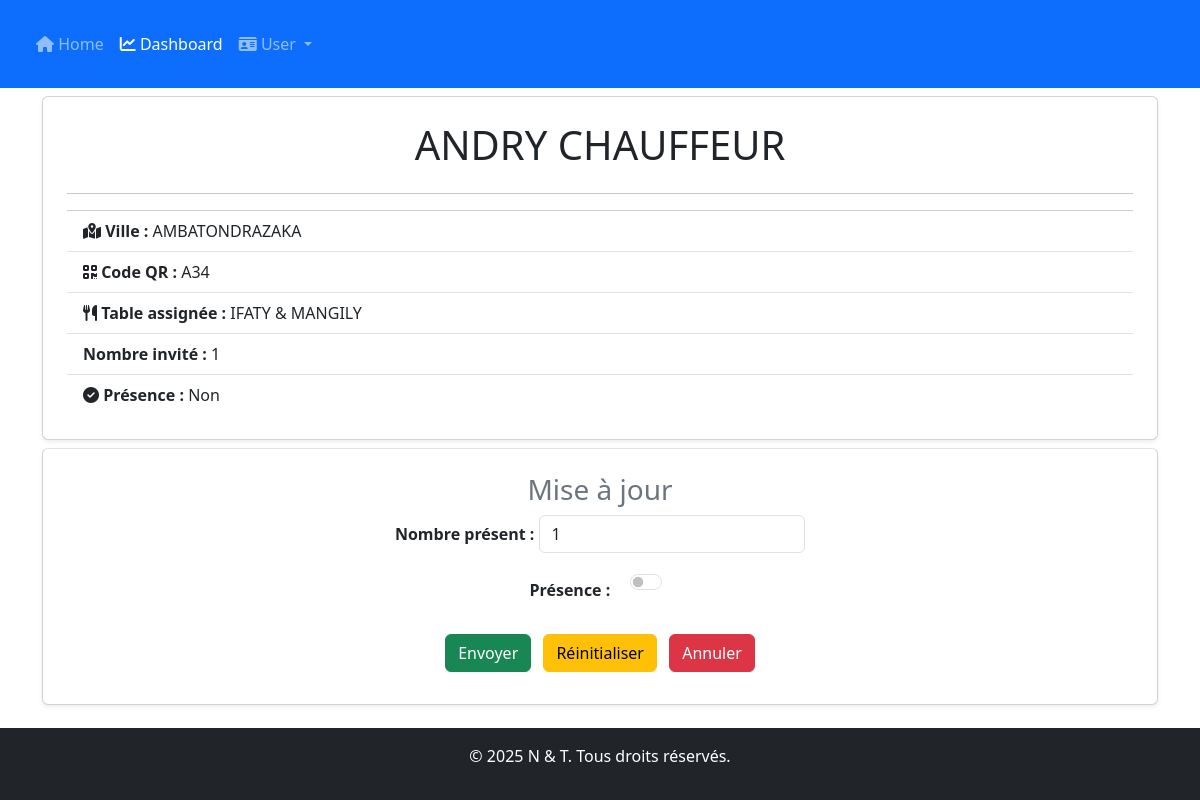
The app's page /cheking/detail/1/ with its own data.
### cheking/models.py (models this page shows, shortened)
class Invite(models.Model):
    nom = models.CharField(max_length=100)
    ville = models.ForeignKey(Ville, on_delete=models.CASCADE, null=True, blank=True)
    quartier = models.ForeignKey(Quartier, on_delete=models.CASCADE, null=True, blank=True)
    invitation = models.ForeignKey(QrCode, on_delete=models.CASCADE, related_name='invites')
    nombre = models.IntegerField(default=1)
    est_present = models.BooleanField(default=False)
    attente_de_validation = models.BooleanField(default=False)
    lien_amitie = models.ForeignKey(LienAmitie, on_delete=models.CASCADE, null=True, blank=True)

class Ville(models.Model):
    nom = models.CharField(max_length=100, unique=True)
    def __str__(self):
        return self.nom

class QrCode(models.Model):
    code = models.CharField(max_length=100, unique=True)
    table = models.ForeignKey(Tables, on_delete=models.CASCADE, null=True, blank=True)
    def __str__(self):
        return self.code

class Tables(models.Model):
    nom = models.CharField(max_length=100)
    def __str__(self):
        return f"Table {self.nom}"

### cheking/views.py (the view)
# urls.py: path('detail/<str:code>/', views.detail, name="detail"),
def detail(request, code):
    invite = get_object_or_404(Invite, pk=code)
    return render(request, 'cheking/detail.html', context={"invite":invite})

### cheking/templates/cheking/detail.html (shortened to what this page needs)
{% extends 'base.html' %}
{% load static %}
{% block content %}
    <div class="container mt-2">
        <div class="card p-4 shadow-sm">
            {% if invite %}
            <h1 class="card-title text-center">{{ invite.nom }} {{ invite.prenom }}</h1>
            <hr>
            <ul class="list-group list-group-flush">
                <li class="list-group-item"><strong><i class="fas fa-map-marked-alt"></i> Ville :</strong> {{ invite.ville }}</li>
                <li class="list-group-item"><strong><i class="fas fa-qrcode"></i> Code QR :</strong> {{ invite.invitation }}</li>
                <li class="list-group-item"><strong><i class="fas fa-utensils"></i> Table assignée :</strong> {{ invite.invitation.table|cut:"Table "}}</li>
                <li class="list-group-item"><strong>Nombre invité :</strong> {{ invite.nombre }}</li>
                <li class="list-group-item"><strong><i class="fas fa-check-circle"></i> Présence :</strong> {% if invite.est_present %}Oui{% else %}Non{% endif %}</li>
            </ul>
        </div>
            <div class="mt-2 pt-4 border-top mb-5 card p-4 shadow-sm">
                <h3 class="text-center text-secondary">Mise à jour</h3>
                <form action="{% url 'cheking:update_invite' code=invite.invitation.code nom=invite.nom %}" method="post">
                    <div class="mb-3 text-center">
                        <label for="nombre_present" class="form-label fw-bold">Nombre présent :</label>
                        <input type="number" name="nombre" value="{{ invite.nombre }}" class="form-control d-inline-block w-25" min="1">
                    </div>
                    <div class="mb-3 text-center">
                        <label for="est_present" class="form-label fw-bold">Présence :</label>
                        <div class="form-check form-switch d-inline-block ms-3">
                            <input class="form-check-input" type="checkbox" role="switch" name="est_present" {% if invite.est_present %}checked{% endif %}>
                        </div>
                    </div>
                    <div class="text-center mt-4 mb-2">
                        <button type="submit" class="btn btn-success me-2">Envoyer</button>
                        <button type="reset" class="btn btn-warning me-2">Réinitialiser</button>
                        <a href="{% url 'cheking:dashboard' %}" class="btn btn-danger">Annuler</a>
                    </div>
                </form>
            </div>
            {% else %}
            <div class="alert alert-warning text-center" role="alert">
                Aucun invité trouvé.
            </div>
            {% endif %}
    </div>
{% endblock %}

### records on screen
Invite: nom "ANDRY CHAUFFEUR", ville "AMBATONDRAZAKA", invitation "A34", invitation.table "IFATY & MANGILY", nombre "1"
